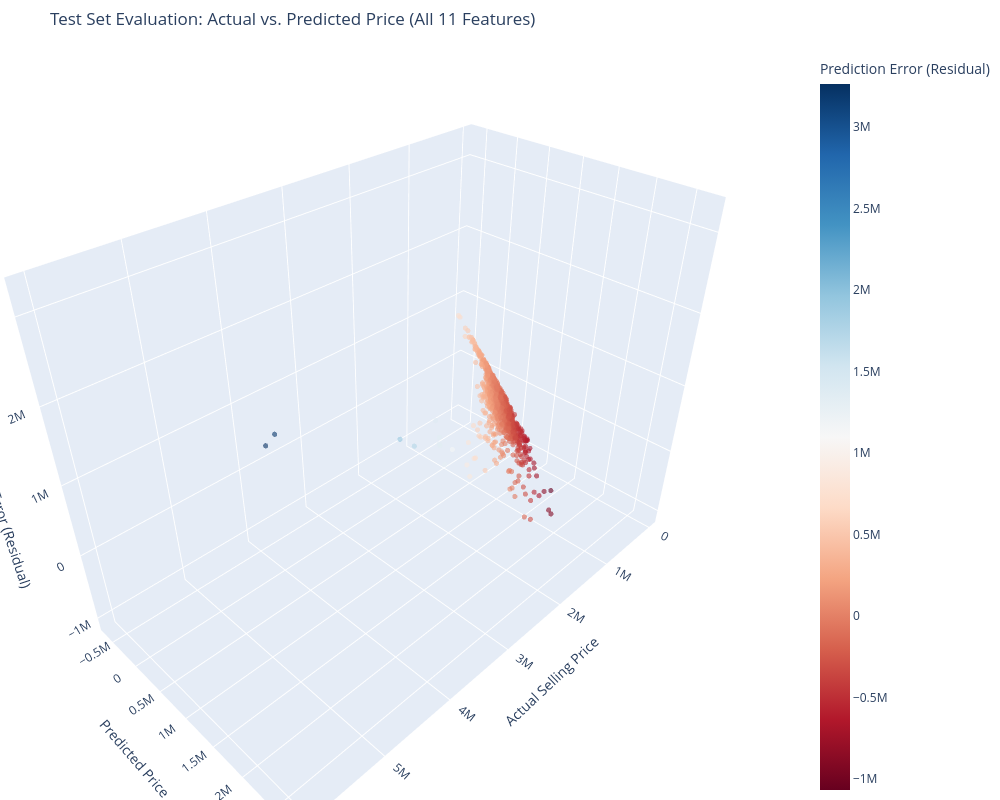

Notebook source saved alongside this figure:
### Code cell
import pandas as pd
import plotly.express as px

test_results = pd.DataFrame({
    'Actual Price': y_test.values,
    'Predicted Price': y_pred
})

# 3. Calculate the prediction error (Residual)
test_results['Error'] = test_results['Actual Price'] - test_results['Predicted Price']

# 4. Plot the 3D chart using the new test_results DataFrame
fig = px.scatter_3d(
    test_results,
    x='Actual Price',
    y='Predicted Price',
    z='Error',
    color='Error',
    color_continuous_scale='RdBu',
    opacity=0.6,
    title='Test Set Evaluation: Actual vs. Predicted Price (All 11 Features)',
    labels={
        'Actual Price': 'Actual Selling Price',
        'Predicted Price': 'Predicted Price',
        'Error': 'Prediction Error (Residual)'
    }
)
fig.update_layout(
    width=1000, 
    height=800,
    margin=dict(l=0, r=0, b=0, t=50) 
)
fig.update_traces(marker=dict(size=3))
fig.show()

### Figure 1 — Plotly figure (JSON) as saved in the notebook; plotly's stock layout.template omitted (floating-point values rounded to 4 significant figures; data arrays with more than 128 entries replaced by an {"elided": "..."} marker saying what was removed)
{"data": [{"hovertemplate": "Actual Selling Price=%{x}<br>Predicted Price=%{y}<br>Prediction Error (Residual)=%{marker.color}<extra></extra>", "legendgroup": "", "marker": {"color": {"elided": "1344 float values"}, "coloraxis": "coloraxis", "opacity": 0.6, "size": 3, "symbol": "circle"}, "mode": "markers", "name": "", "scene": "scene", "showlegend": false, "type": "scatter3d", "x": {"elided": "1344 int values"}, "y": {"elided": "1344 float values"}, "z": {"elided": "1344 float values"}}], "layout": {"coloraxis": {"autocolorscale": false, "colorbar": {"title": {"text": "Prediction Error (Residual)"}}, "colorscale": [[0, "rgb(103,0,31)"], [0.1, "rgb(178,24,43)"], [0.2, "rgb(214,96,77)"], [0.3, "rgb(244,165,130)"], [0.4, "rgb(253,219,199)"], [0.5, "rgb(247,247,247)"], [0.6, "rgb(209,229,240)"], [0.7, "rgb(146,197,222)"], [0.8, "rgb(67,147,195)"], [0.9, "rgb(33,102,172)"], [1, "rgb(5,48,97)"]]}, "height": 800, "legend": {"tracegroupgap": 0}, "margin": {"b": 0, "l": 0, "r": 0, "t": 50}, "scene": {"domain": {"x": [0, 1], "y": [0, 1]}, "xaxis": {"title": {"text": "Actual Selling Price"}}, "yaxis": {"title": {"text": "Predicted Price"}}, "zaxis": {"title": {"text": "Prediction Error (Residual)"}}}, "title": {"text": "Test Set Evaluation: Actual vs. Predicted Price (All 11 Features)"}, "width": 1000}}
